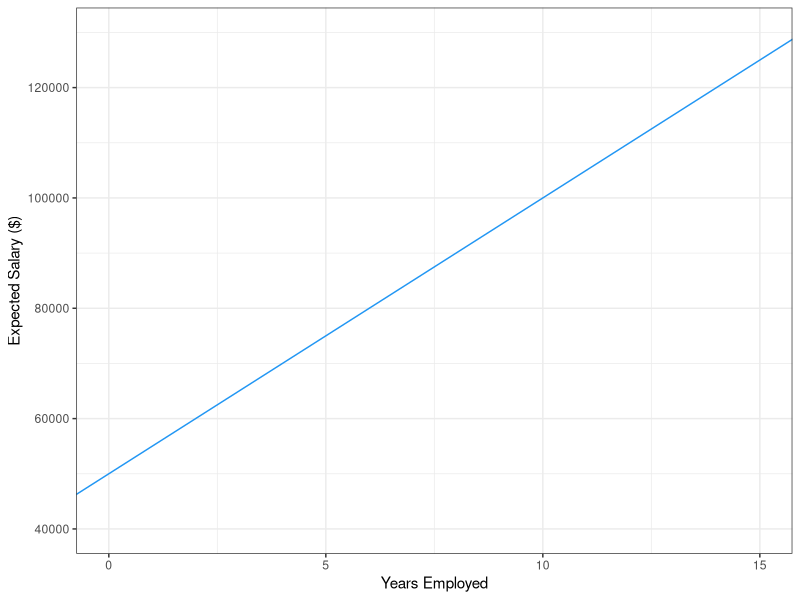
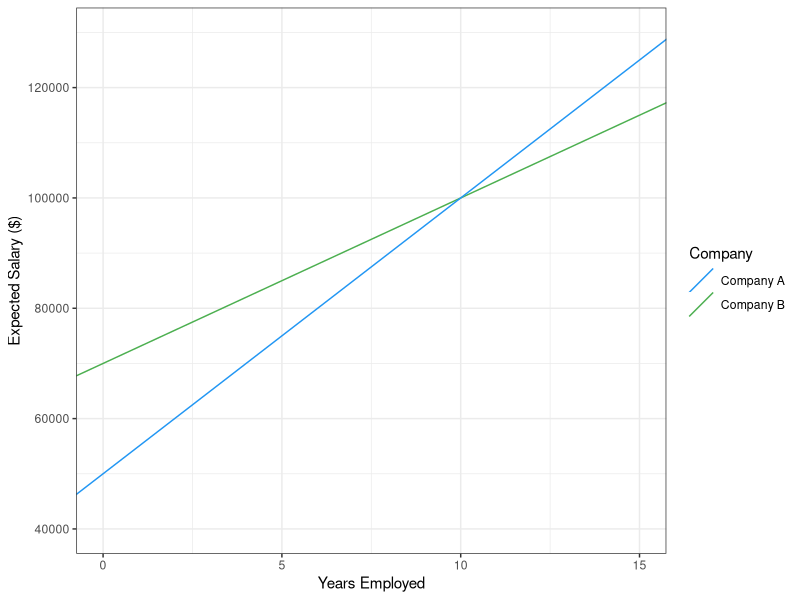
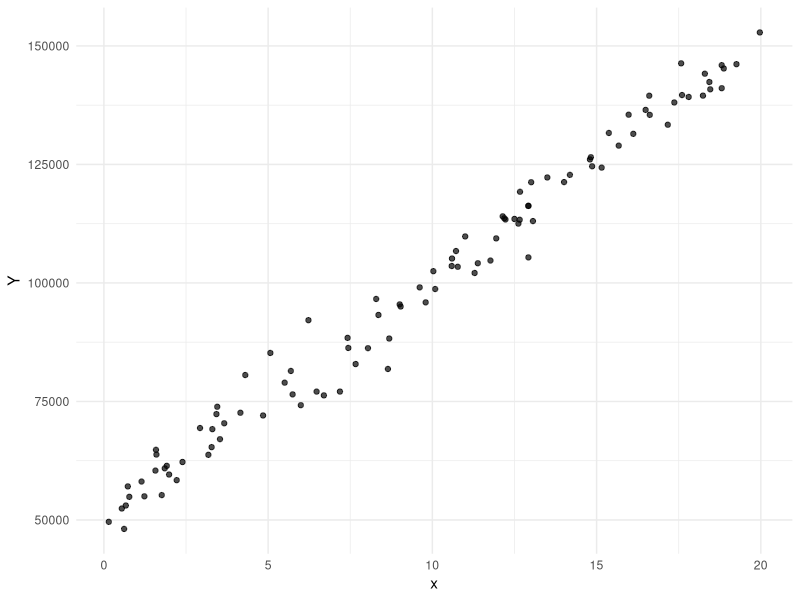

Write the R code that produced these figures, in order.
## ---- chunk 1
#| include: false
library(ggplot2)
theme_set(theme_bw())
## ---- chunk 2
#| echo: false
#| fig-cap: "Expected salary at Company A as a function of years employed."
ggplot() +
  geom_abline(intercept = 5e4, slope = 5e3, colour = '#2196F3') +
  lims(x = c(0, 15), y = c(4e4, 13e4)) +
  labs(x = "Years Employed", y = "Expected Salary ($)")
## ---- chunk 3
#| echo: false
#| fig-cap: "Linear salary trends for two companies."
ggplot() +
  geom_abline(aes(intercept = 7e4, slope = 3e3, colour = "Company B")) +
  geom_abline(aes(intercept = 5e4, slope = 5e3, colour = "Company A")) +
  lims(x = c(0, 15), y = c(4e4, 13e4)) +
  labs(
    x = "Years Employed",
    y = "Expected Salary ($)",
    colour = "Company"
  ) +
  scale_color_manual(values = c("Company B" = "#4CAF50", "Company A" = "#2196F3"))
## ---- chunk 4
50000+(5000*10)
## ---- chunk 5
pnorm(11e4,1e5, 4e3, lower.tail = FALSE)
## ---- chunk 6
n <- 100
x <- runif(n, min = 0, max = 20)
head(x)
## ---- chunk 7
simple_linear_model <- function(x, alpha, beta, sigma) {
  E_Y <- alpha + (beta * x) # Expected value of Y 
  epsilon <- rnorm(length(x), mean = 0, sd = sigma) # random normal errors
  Y <- E_Y + epsilon # 'Observed' Y values
  return(Y) 
}
## ---- chunk 8
Y <- simple_linear_model(x, alpha=5e4, beta=5e3, sigma=4e3)
head(Y)
## ---- chunk 9
#| echo: false
#| fig-cap: "Data generated from the simple linear model $Y=50{,}000+5{,}000\\times x + \\varepsilon$, with $\\varepsilon\\sim N(0,4{,}000^2)$. Dashed line shows $E[Y|x] = \\alpha + \\beta x$."

library(ggplot2)

df <- data.frame(x = x, Y = Y)

ggplot(df, aes(x, Y)) +
  geom_point(alpha = 0.7) +
  theme_minimal()
